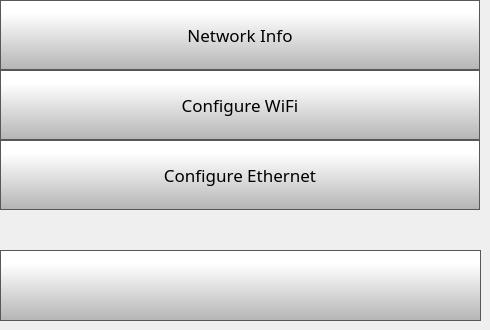
    <widget class="QWidget" name="networkSettingsPage">
     <widget class="QPushButton" name="networkInfoButton">
      <property name="geometry">
       <rect>
        <x>0</x>
        <y>0</y>
        <width>480</width>
        <height>70</height>
       </rect>
      </property>
      <property name="minimumSize">
       <size>
        <width>0</width>
        <height>70</height>
       </size>
      </property>
      <property name="font">
       <font>
        <family>Gotham</family>
        <pointsize>13</pointsize>
       </font>
      </property>
      <property name="contextMenuPolicy">
       <enum>Qt::NoContextMenu</enum>
      </property>
      <property name="styleSheet">
       <string notr="true">QPushButton {
     border: 1px solid rgb(87, 87, 87);
	background-color: qlineargradient(spread:pad, x1:0, y1:1, x2:0, y2:0.188, stop:0 rgba(180, 180, 180, 255), stop:1 rgba(255, 255, 255, 255));


}

QPushButton:pressed {
    background-color: qlineargradient(x1: 0, y1: 0, x2: 0, y2: 1,
                                      stop: 0 #dadbde, stop: 1 #f6f7fa);
}

QPushButton:flat {
    border: none; /* no border for a flat push button */
}

QPushButton:default {
    border-color: navy; /* make the default button prominent */
}

QPushButton:focus {
	outline: none;
}</string>
      </property>
      <property name="text">
       <string>Network Info</string>
      </property>
      <property name="iconSize">
       <size>
        <width>40</width>
        <height>40</height>
       </size>
      </property>
     </widget>
     <widget class="QPushButton" name="configureWifiButton">
      <property name="geometry">
       <rect>
        <x>0</x>
        <y>70</y>
        <width>480</width>
        <height>70</height>
       </rect>
      </property>
      <property name="minimumSize">
       <size>
        <width>0</width>
        <height>70</height>
       </size>
      </property>
      <property name="font">
       <font>
        <family>Gotham</family>
        <pointsize>13</pointsize>
       </font>
      </property>
      <property name="contextMenuPolicy">
       <enum>Qt::NoContextMenu</enum>
      </property>
      <property name="styleSheet">
       <string notr="true">QPushButton {
     border: 1px solid rgb(87, 87, 87);
	background-color: qlineargradient(spread:pad, x1:0, y1:1, x2:0, y2:0.188, stop:0 rgba(180, 180, 180, 255), stop:1 rgba(255, 255, 255, 255));


}

QPushButton:pressed {
    background-color: qlineargradient(x1: 0, y1: 0, x2: 0, y2: 1,
                                      stop: 0 #dadbde, stop: 1 #f6f7fa);
}

QPushButton:flat {
    border: none; /* no border for a flat push button */
}

QPushButton:default {
    border-color: navy; /* make the default button prominent */
}

QPushButton:focus {
	outline: none;
}</string>
      </property>
      <property name="text">
       <string>Configure WiFi</string>
      </property>
      <property name="iconSize">
       <size>
        <width>40</width>
        <height>40</height>
       </size>
      </property>
     </widget>
     <widget class="QPushButton" name="configureEthButton">
      <property name="geometry">
       <rect>
        <x>0</x>
        <y>140</y>
        <width>480</width>
        <height>70</height>
       </rect>
      </property>
      <property name="minimumSize">
       <size>
        <width>0</width>
        <height>70</height>
       </size>
      </property>
      <property name="font">
       <font>
        <family>Gotham</family>
        <pointsize>13</pointsize>
       </font>
      </property>
      <property name="contextMenuPolicy">
       <enum>Qt::NoContextMenu</enum>
      </property>
      <property name="styleSheet">
       <string notr="true">QPushButton {
     border: 1px solid rgb(87, 87, 87);
	background-color: qlineargradient(spread:pad, x1:0, y1:1, x2:0, y2:0.188, stop:0 rgba(180, 180, 180, 255), stop:1 rgba(255, 255, 255, 255));


}

QPushButton:pressed {
    background-color: qlineargradient(x1: 0, y1: 0, x2: 0, y2: 1,
                                      stop: 0 #dadbde, stop: 1 #f6f7fa);
}

QPushButton:flat {
    border: none; /* no border for a flat push button */
}

QPushButton:default {
    border-color: navy; /* make the default button prominent */
}

QPushButton:focus {
	outline: none;
}</string>
      </property>
      <property name="text">
       <string>Configure Ethernet</string>
      </property>
      <property name="iconSize">
       <size>
        <width>40</width>
        <height>40</height>
       </size>
      </property>
     </widget>
     <widget class="QPushButton" name="networkSettingsBackButton">
      <property name="geometry">
       <rect>
        <x>0</x>
        <y>250</y>
        <width>481</width>
        <height>71</height>
       </rect>
      </property>
      <property name="minimumSize">
       <size>
        <width>0</width>
        <height>0</height>
       </size>
      </property>
      <property name="font">
       <font>
        <family>Gotham Light</family>
        <pointsize>9</pointsize>
       </font>
      </property>
      <property name="contextMenuPolicy">
       <enum>Qt::NoContextMenu</enum>
      </property>
      <property name="styleSheet">
       <string notr="true">QPushButton {
     border: 1px solid rgb(87, 87, 87);
	background-color: qlineargradient(spread:pad, x1:0, y1:1, x2:0, y2:0.188, stop:0 rgba(180, 180, 180, 255), stop:1 rgba(255, 255, 255, 255));


}

QPushButton:pressed {
    background-color: qlineargradient(x1: 0, y1: 0, x2: 0, y2: 1,
                                      stop: 0 #dadbde, stop: 1 #f6f7fa);
}

QPushButton:flat {
    border: none; /* no border for a flat push button */
}

QPushButton:default {
    border-color: navy; /* make the default button prominent */
}</string>
      </property>
      <property name="text">
       <string/>
      </property>
      <property name="icon">
       <iconset>
        <normaloff>templates/img/arrows-4.png</normaloff>templates/img/arrows-4.png</iconset>
      </property>
      <property name="iconSize">
       <size>
        <width>50</width>
        <height>50</height>
       </size>
      </property>
      <property name="checkable">
       <bool>false</bool>
      </property>
      <property name="autoDefault">
       <bool>false</bool>
      </property>
      <property name="default">
       <bool>false</bool>
      </property>
      <property name="flat">
       <bool>false</bool>
      </property>
     </widget>
    </widget>
